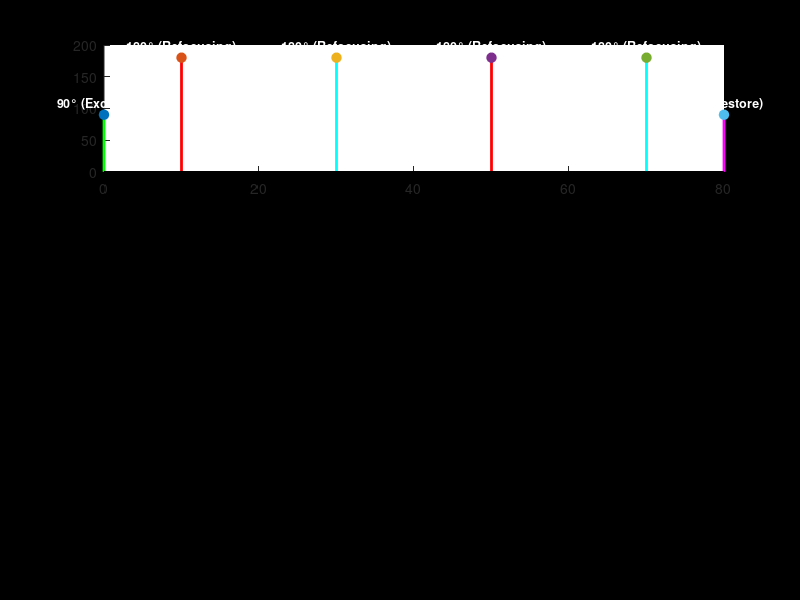

The MATLAB script that drew this image: (Note: this script raises an error after producing the figure.)
function sim_out = T2Prep_MLEV4(varargin)
% T2Prep_MLEV4 - Simulate T2 preparation with MLEV-4 refocusing scheme
%
% Syntax:
%   sim_out = T2Prep_MLEV4('T1', [1000 1500], 'T2', [50 250], 'TE', 50, ...
%                          'dt', 0.1, 'M0', 1, 'spoiler', true, ...
%                          'spoiler_grad', 10, 'doPlot', true)
%
% Description:
%   Simulate a simple Bloch-style relaxation model of a T2-preparation
%   module using an MLEV-4 refocusing pattern (+X, +Y, +Y, +X).
%   RF pulses are applied instantaneously at their scheduled times;
%   relaxation (T1, T2) is applied between events with time step dt.
%
% Inputs (name-value):
%   'T1'         - vector of T1 values in ms (default 1200)
%   'T2'         - vector of T2 values in ms (default 45)
%   'TE'         - total T2-prep duration in ms (default 80)
%   'dt'         - simulation time-step in ms (default 0.1)
%   'M0'         - equilibrium magnetization (default 1)
%   'spoiler'    - logical, whether to apply spoiling after restore (default true)
%   'spoiler_grad'- spoiler gradient strength (not used in simple model) (default 10)
%   'doPlot'     - logical, whether to produce figures (default true)
%
% Output:
%   sim_out - struct with fields:
%             time, Mz, Mxy, Mx, My, RFtimes, RFindices, Mz_end, Mxy_end
%
% Author:
%   Zhongwei Zhang, MD, PhD
%   Washington University School of Medicine
%   2025-10-11
%
%{

% The simulation used tissue parameters for myocardium and arterial blood

T1 = [950, 1500]; 
T2 = [55, 250]; 
TE = 60; 
dt = 0.1; 
M0 = 1; 
spoiler = true; 
spoiler_grad = 10;

sim_out = T2Prep_MLEV4('T1', T1, 'T2', T2, 'TE', TE, 'dt', dt, ...
                       'M0', M0, 'spoiler', spoiler, ...
                       'spoiler_grad', spoiler_grad, ...
                       'doPlot', true);

fprintf('Tissue 1 - Final Longitudinal Magnetization (Mz_end): %.4f\n', sim_out.Mz_end(1));
fprintf('Tissue 1 - Final Transverse Magnetization (Mxy_end): %.4f\n', sim_out.Mxy_end(1));
fprintf('Tissue 2 - Final Longitudinal Magnetization (Mz_end): %.4f\n', sim_out.Mz_end(2));
fprintf('Tissue 2 - Final Transverse Magnetization (Mxy_end): %.4f\n', sim_out.Mxy_end(2));


%}



% ---------------------------
% Input parsing & validation
% ---------------------------
p = inputParser;
addParameter(p,'T1',1200,@(x)isnumeric(x) && all(x>0));
addParameter(p,'T2',45,@(x)isnumeric(x) && all(x>0));
addParameter(p,'TE',80,@(x)isnumeric(x) && isscalar(x) && (x>0));
addParameter(p,'dt',0.1,@(x)isnumeric(x) && isscalar(x) && (x>0));
addParameter(p,'M0',1,@isnumeric);
addParameter(p,'spoiler',true,@islogical);
addParameter(p,'spoiler_grad',10,@isnumeric);
addParameter(p,'doPlot',true,@islogical);
parse(p,varargin{:});

T1 = p.Results.T1(:);
T2 = p.Results.T2(:);
TE = p.Results.TE;
dt = p.Results.dt;
M0 = p.Results.M0;
spoiler = p.Results.spoiler;
spoiler_grad = p.Results.spoiler_grad;
doPlot = p.Results.doPlot;

if numel(T1) ~= numel(T2)
    error('T1 and T2 must be the same length.');
end
nTissue = numel(T1);

% ---------------------------
% RF scheme (MLEV-4)
% ---------------------------
nRef = 4;
rf_exc = 90;                          % excitation
rf_ref = repmat(180,1,nRef);          % 4 refocusing pulses
rf_restore = 90;                      % restore
rf_phase_exc = 0;
rf_phase_ref = [0 90 90 0];           % MLEV-4: +X, +Y, +Y, +X
rf_phase_restore = 180;

% timings
t_exc = 0;
t_restore = TE;
ref_interval = TE / nRef;
t_ref = (t_exc + ref_interval/2) : ref_interval : (t_restore - ref_interval/2);
rf_events = [t_exc, t_ref, t_restore];
flip_angles = [rf_exc, rf_ref, rf_restore];
flip_phases = [rf_phase_exc, rf_phase_ref, rf_phase_restore];

% ---------------------------
% Time vector that includes RF events exactly
% ---------------------------
time_base = 0:dt:(TE + 10);                      % simulate a bit after restore
time = unique(sort([time_base, rf_events]));
Nt = numel(time);

% map event times to indices in time vector
rf_indices = zeros(1,numel(rf_events));
for k = 1:numel(rf_events)
    [~, rf_indices(k)] = min(abs(time - rf_events(k)));
end

% ---------------------------
% Initialize magnetization arrays
% ---------------------------
Mz = zeros(nTissue, Nt); Mz(:,1) = M0;
Mx = zeros(nTissue, Nt); My = zeros(nTissue, Nt);
Mxy = zeros(nTissue, Nt);
Mxy(:,1) = sqrt(Mx(:,1).^2 + My(:,1).^2);

% ---------------------------
% Main simulation loop
% ---------------------------
for ti = 1:Nt-1
    t_current = time(ti);
    t_next = time(ti+1);
    dt_step = t_next - t_current;

    % current vectors
    Mz_curr = Mz(:,ti);
    Mx_curr = Mx(:,ti);
    My_curr = My(:,ti);

    % apply instantaneous RF if this index is an RF event
    if ismember(ti, rf_indices)
        rf_idx = find(rf_indices == ti, 1);
        for tt = 1:nTissue
            [Mx_curr(tt), My_curr(tt), Mz_curr(tt)] = ...
                applyRF(Mx_curr(tt), My_curr(tt), Mz_curr(tt), ...
                        flip_angles(rf_idx), flip_phases(rf_idx));
        end
    end

    % relaxation over dt_step
    E1 = exp(-dt_step ./ T1);
    E2 = exp(-dt_step ./ T2);

    Mz(:,ti+1) = Mz_curr .* E1 + M0 .* (1 - E1);
    Mx(:,ti+1) = Mx_curr .* E2;
    My(:,ti+1) = My_curr .* E2;
    Mxy(:,ti+1) = sqrt(Mx(:,ti+1).^2 + My(:,ti+1).^2);
end

% ---------------------------
% Optional spoiling after restore
% ---------------------------
if spoiler
    [~, idx_te] = min(abs(time - TE));
    if idx_te <= Nt
        Mx(:,idx_te:end) = 0;
        My(:,idx_te:end) = 0;
        Mxy(:,idx_te:end) = 0;
    end
end

% ---------------------------
% Prepare outputs
% ---------------------------
sim_out.time = time;
sim_out.Mz = Mz;
sim_out.Mxy = Mxy;
sim_out.Mx = Mx;
sim_out.My = My;
sim_out.RFtimes = rf_events;
sim_out.RFindices = rf_indices;
sim_out.Mz_end = Mz(:,end);
sim_out.Mxy_end = Mxy(:,end);

%% Plotting
if doPlot
    fig = figure('Color','k','Position',[100 100 1000 700],'InvertHardcopy','off');
    colors = lines(nTissue);

    % ---------- Subplot 1 ----------
    ax1 = subplot(3,1,1); hold(ax1,'on');
    c_ref = [1 0 0; 0 1 1; 1 0 0; 0 1 1];
    for k = 1:numel(rf_events)
        if k==1
            c = [0 1 0]; lbl='Excitation';
        elseif k==numel(rf_events)
            c = [1 0 1]; lbl='Restore';
        else
            c = c_ref(k-1,:); lbl='Refocusing';
        end
        stem(ax1, rf_events(k), flip_angles(k), 'filled', ...
            'LineWidth', 2, 'MarkerSize', 7, 'Color', c);
        text(ax1, rf_events(k), flip_angles(k)+18, ...
            sprintf('%d° (%s)', flip_angles(k), lbl), ...
            'HorizontalAlignment','center','FontWeight','bold', ...
            'Color','w','FontSize',9);
    end
    % Hide y axis
    ax1.YColor = 'none';
    ax1.YTick = [];
    ylabel(ax1,'','Color','w');
    title(ax1,'MLEV-4 RF Pulse Sequence','Color','w','FontWeight','bold');
    grid(ax1,'on');
    xlim(ax1,[0 TE+10]);
    set(ax1,'XTick',rf_events,'XTickLabel',rf_events, ...
        'Color','k','XColor','w','GridColor',[0.4 0.4 0.4]);

    % ---------- Subplot 2 ----------
    ax2 = subplot(3,1,2); hold(ax2,'on');
    for tt = 1:nTissue
        plot(ax2, time, Mz(tt,:), 'LineWidth', 2, 'Color', colors(tt,:));
    end
    for k = 1:numel(rf_events)
        xline(ax2, rf_events(k),'--','LineWidth',1,'Alpha',0.7,'Color',[0.5 0.5 0.5]);
    end
    ylabel(ax2,'M_z','Color','w');
    title(ax2,'Longitudinal Magnetization (Mz)','Color','w','FontWeight','bold');
    grid(ax2,'on');
    xlim(ax2,[0 TE+10]);
    ylim(ax2,[-0.2 1]);
    set(ax2,'XTick',rf_events,'XTickLabel',rf_events, ...
        'Color','k','XColor','w','YColor','w','GridColor',[0.4 0.4 0.4]);
    legend(arrayfun(@(i) sprintf('T1=%.0f ms, T2=%.0f ms', T1(i), T2(i)), ...
        1:nTissue,'UniformOutput',false), ...
        'TextColor','w','Color','none','EdgeColor','none','Location','best');

    % ---------- Subplot 3 ----------
    ax3 = subplot(3,1,3); hold(ax3,'on');
    for tt = 1:nTissue
        plot(ax3, time, Mxy(tt,:), 'LineWidth', 2, 'Color', colors(tt,:));
    end
    for k = 1:numel(rf_events)
        xline(ax3, rf_events(k),'--','LineWidth',1,'Alpha',0.7,'Color',[0.5 0.5 0.5]);
    end
    xlabel(ax3,'Time (ms)','Color','w');
    ylabel(ax3,'|M_{xy}|','Color','w');
    title(ax3,'Transverse Magnetization (Mxy)','Color','w','FontWeight','bold');
    grid(ax3,'on');
    xlim(ax3,[0 TE+10]);
    set(ax3,'XTick',rf_events,'XTickLabel',rf_events, ...
        'Color','k','XColor','w','YColor','w','GridColor',[0.4 0.4 0.4]);
    legend(arrayfun(@(i) sprintf('T1=%.0f ms, T2=%.0f ms', T1(i), T2(i)), ...
        1:nTissue,'UniformOutput',false), ...
        'TextColor','w','Color','none','EdgeColor','none','Location','best');

    sgtitle(sprintf('T2 Preparation with MLEV-4 (TE = %d ms)', TE), ...
        'Color','w','FontSize',13,'FontWeight','bold');
end

end

%% RF helper function
function [Mx_out,My_out,Mz_out] = applyRF(Mx,My,Mz,flip_deg,phase_deg)
% applyRF - rotate the magnetization vector by flip angle about an axis
% defined by phase_deg in the transverse (xy) plane.
%
% This uses the rotation: R = Rz(phase) * Ry(flip) * Rz(-phase).
flip_rad = deg2rad(flip_deg);
phase_rad = deg2rad(phase_deg);

cp = cos(phase_rad);
sp = sin(phase_rad);
cf = cos(flip_rad);
sf = sin(flip_rad);

% Compose rotation matrix explicitly (3x3)
R = [ cp^2*(1-cf)+cf,      cp*sp*(1-cf),    -sp*sf;
      cp*sp*(1-cf),   sp^2*(1-cf)+cf,     cp*sf;
      sp*sf,          -cp*sf,             cf ];

M_vec = [Mx; My; Mz];
M_rot = R * M_vec;

Mx_out = M_rot(1);
My_out = M_rot(2);
Mz_out = M_rot(3);
end
